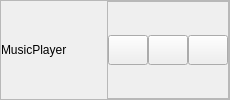
        <widget class="QFrame" name="topBar">
         <property name="styleSheet">
          <string notr="true"/>
         </property>
         <property name="frameShape">
          <enum>QFrame::StyledPanel</enum>
         </property>
         <property name="frameShadow">
          <enum>QFrame::Raised</enum>
         </property>
         <layout class="QHBoxLayout" name="horizontalLayout_2">
          <property name="spacing">
           <number>0</number>
          </property>
          <property name="leftMargin">
           <number>0</number>
          </property>
          <property name="topMargin">
           <number>0</number>
          </property>
          <property name="rightMargin">
           <number>0</number>
          </property>
          <property name="bottomMargin">
           <number>0</number>
          </property>
          <item>
           <widget class="QLabel" name="title">
            <property name="styleSheet">
             <string notr="true"/>
            </property>
            <property name="text">
             <string>MusicPlayer</string>
            </property>
           </widget>
          </item>
          <item>
           <spacer name="horizontalSpacer">
            <property name="orientation">
             <enum>Qt::Horizontal</enum>
            </property>
            <property name="sizeHint" stdset="0">
             <size>
              <width>40</width>
              <height>20</height>
             </size>
            </property>
           </spacer>
          </item>
          <item>
           <widget class="QFrame" name="appNav">
            <property name="styleSheet">
             <string notr="true"/>
            </property>
            <property name="frameShape">
             <enum>QFrame::StyledPanel</enum>
            </property>
            <property name="frameShadow">
             <enum>QFrame::Raised</enum>
            </property>
            <layout class="QHBoxLayout" name="horizontalLayout">
             <property name="spacing">
              <number>0</number>
             </property>
             <property name="leftMargin">
              <number>0</number>
             </property>
             <property name="topMargin">
              <number>0</number>
             </property>
             <property name="rightMargin">
              <number>0</number>
             </property>
             <property name="bottomMargin">
              <number>0</number>
             </property>
             <item>
              <widget class="QPushButton" name="minimize">
               <property name="minimumSize">
                <size>
                 <width>30</width>
                 <height>30</height>
                </size>
               </property>
               <property name="toolTip">
                <string>Minimize</string>
               </property>
               <property name="styleSheet">
                <string notr="true"/>
               </property>
               <property name="text">
                <string/>
               </property>
               <property name="icon">
                <iconset resource="resources.qrc">
                 <normaloff>:/topNavigation/Assets/Light/minimize.png</normaloff>:/topNavigation/Assets/Light/minimize.png</iconset>
               </property>
              </widget>
             </item>
             <item>
              <widget class="QPushButton" name="maximize">
               <property name="minimumSize">
                <size>
                 <width>30</width>
                 <height>30</height>
                </size>
               </property>
               <property name="toolTip">
                <string>Maximize</string>
               </property>
               <property name="styleSheet">
                <string notr="true"/>
               </property>
               <property name="text">
                <string/>
               </property>
               <property name="icon">
                <iconset resource="resources.qrc">
                 <normaloff>:/topNavigation/Assets/Light/maximize.png</normaloff>:/topNavigation/Assets/Light/maximize.png</iconset>
               </property>
              </widget>
             </item>
             <item>
              <widget class="QPushButton" name="close">
               <property name="minimumSize">
                <size>
                 <width>30</width>
                 <height>30</height>
                </size>
               </property>
               <property name="toolTip">
                <string>Close</string>
               </property>
               <property name="toolTipDuration">
                <number>-1</number>
               </property>
               <property name="styleSheet">
                <string notr="true"/>
               </property>
               <property name="text">
                <string/>
               </property>
               <property name="icon">
                <iconset>
                 <normaloff>Assets/Light/close.png</normaloff>Assets/Light/close.png</iconset>
               </property>
              </widget>
             </item>
            </layout>
           </widget>
          </item>
         </layout>
        </widget>
